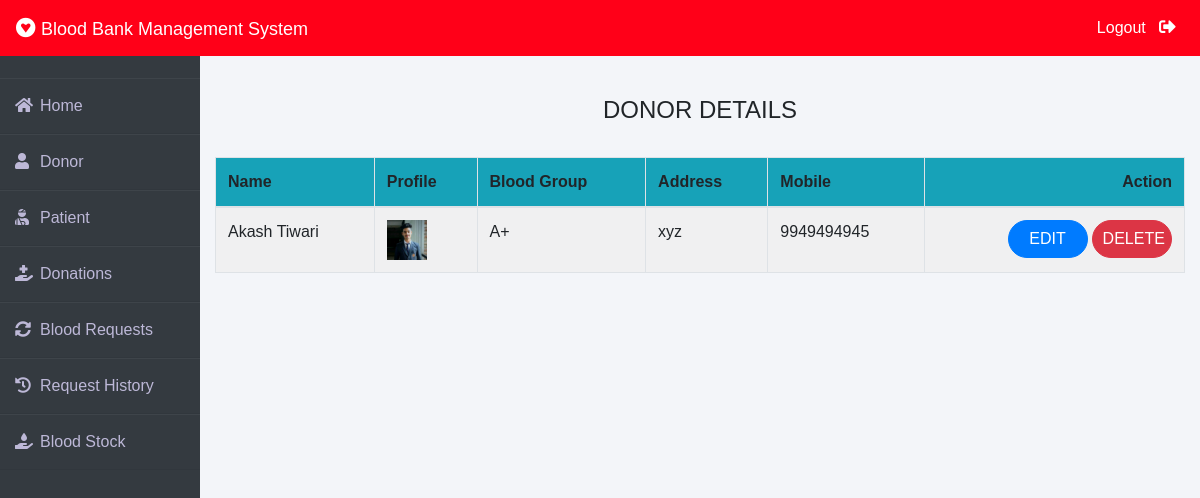
Screenshot of /admin-donor (signed in) with the database file from the repository.
### donor/models.py (models this page shows, shortened)
class Donor(models.Model):
    user=models.OneToOneField(User,on_delete=models.CASCADE)
    profile_pic= models.ImageField(upload_to='profile_pic/Donor/',null=True,blank=True)
    bloodgroup=models.CharField(max_length=10)
    address = models.CharField(max_length=40)
    mobile = models.CharField(max_length=20,null=False)
    @property
    def get_name(self):
        return self.user.first_name+" "+self.user.last_name

### blood/views.py (the view)
# urls.py: path('admin-donor', views.admin_donor_view,name='admin-donor'),
@login_required(login_url='adminlogin')
def admin_donor_view(request):
    donors=dmodels.Donor.objects.all()
    return render(request,'blood/admin_donor.html',{'donors':donors})

### templates/blood/admin_donor.html
{% extends 'blood/adminbase.html' %}
{% block content %}
{% load widget_tweaks %}
{%load static%}
<br><br>
<div class="container">
    <H4 class="text-center">DONOR DETAILS</H4><br>
    <table class="table table-light table-hover table-bordered table-striped">
        <thead class="bg-info">
            <tr>
                <th scope="col">Name</th>
                <th scope="col">Profile</th>
                <th scope="col">Blood Group</th>
                <th scope="col">Address</th>
                <th scope="col">Mobile</th>
                <th class="text-right">Action</th>
            </tr>
        </thead>
        <tbody>
            {% for t in donors %}
            <tr>
                <td> {{t.get_name}}</td>
                <td> <img src="{% static t.profile_pic.url %}" alt="Profile Pic" height="40px" width="40px" /></td>
                <td>{{t.bloodgroup}}</td>
                <td>{{t.address}}</td>
                <td>{{t.mobile}}</td>
                <td class="text-right">
                    <button class="btn btn-primary badge-pill" style="width: 80px;"><a  style="text-decoration: none;color: white;" href="{% url 'update-donor' t.id  %}">EDIT</a> </button>
                    <button class="btn btn-danger badge-pill" style="width: 80px;"><a  style="text-decoration: none;color: white;" href="{% url 'delete-donor' t.id  %}">DELETE</a> </button>
                </td>
            </tr>
            {% endfor %}
        </tbody>
    </table>
</div>
{% endblock content %}

### templates/blood/adminbase.html (style rules this page uses)
* { margin: 0; padding: 0; box-sizing: border-box; list-style: none; text-decoration: none; font-family: "Josefin Sans", sans-serif; }
body { background-color: #f3f5f9; }

### rows the page displays
Donor: get_name "Akash Tiwari", profile_pic (picture), bloodgroup "A+", address "xyz", mobile "9949494945"
